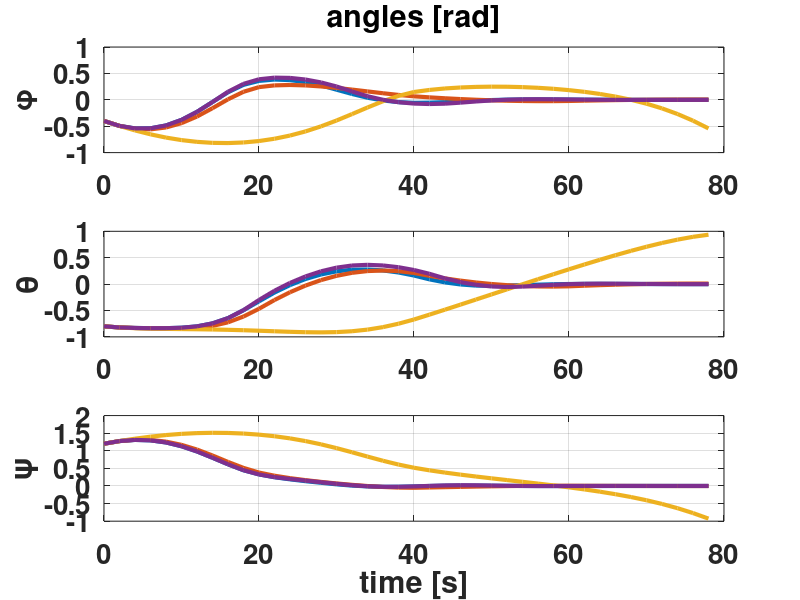
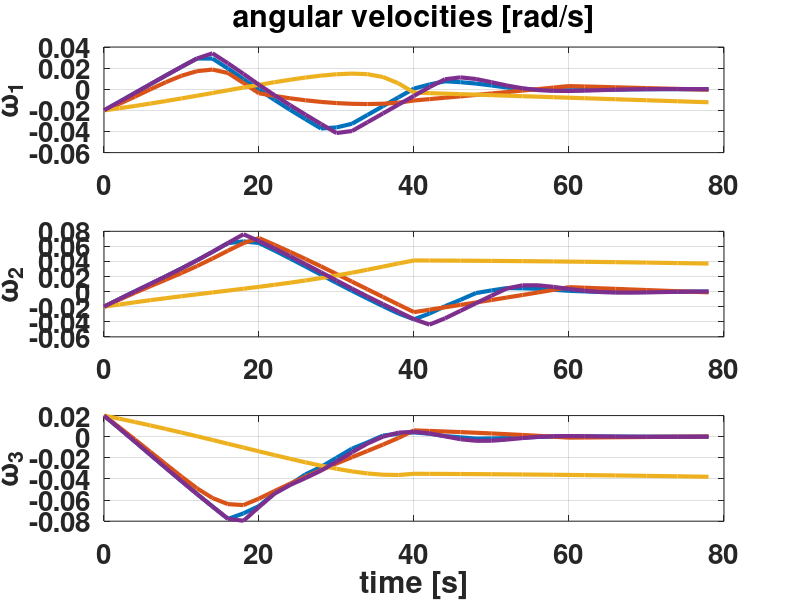
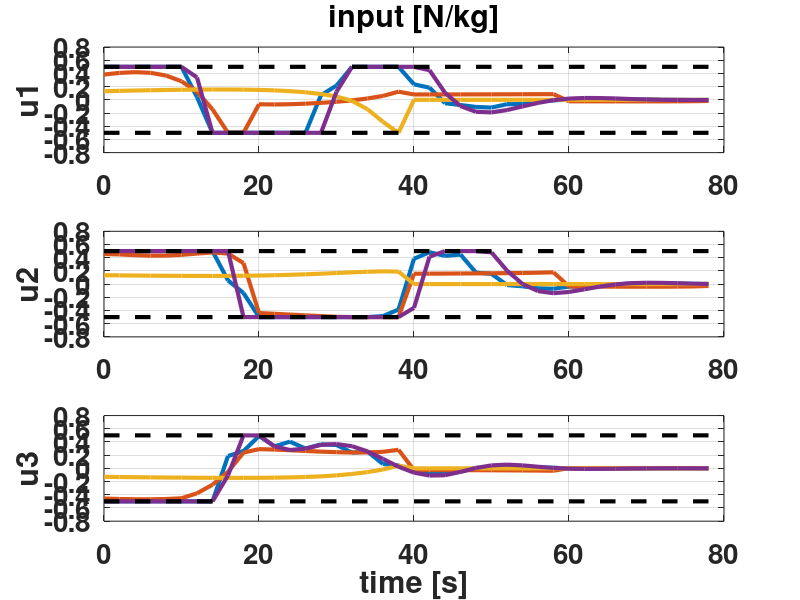

Write the MATLAB code that produced these figures, in order. (Note: this script raises an error after producing the figures.)
clc,close all,clear all

load('res_w_P_L2.mat')
load('res_w_P_L10.mat')
load('res_w_P_L20.mat')
load('res_wo_P.mat')


fS = 20; lW = 3;
x2_lim = 3*ones(1,size(tVec_P,2));
dx_lim = [-3;3]*ones(1,size(tVec_P,2));
u_lim = [-0.5;0.5]*ones(1,size(tVec_P,2));
x1 = [DATA_w_Param.x(1,:);DATA2_w_Param.x(1,:);DATA3_w_Param.x(1,:);DATA_wo_Param.x(1,:)];
x2 = [DATA_w_Param.x(2,:);DATA2_w_Param.x(2,:);DATA3_w_Param.x(2,:);DATA_wo_Param.x(2,:)];
x3 = [DATA_w_Param.x(3,:);DATA2_w_Param.x(3,:);DATA3_w_Param.x(3,:);DATA_wo_Param.x(3,:)];
x4 = [DATA_w_Param.x(4,:);DATA2_w_Param.x(4,:);DATA3_w_Param.x(4,:);DATA_wo_Param.x(4,:)];
x5 = [DATA_w_Param.x(5,:);DATA2_w_Param.x(5,:);DATA3_w_Param.x(5,:);DATA_wo_Param.x(5,:)];
x6 = [DATA_w_Param.x(6,:);DATA2_w_Param.x(6,:);DATA3_w_Param.x(6,:);DATA_wo_Param.x(6,:)];
u1 = [DATA_w_Param.u(1,:);DATA2_w_Param.u(1,:);DATA3_w_Param.u(1,:);DATA_wo_Param.u(1,:)];
u2 = [DATA_w_Param.u(2,:);DATA2_w_Param.u(2,:);DATA3_w_Param.u(2,:);DATA_wo_Param.u(2,:)];
u3 = [DATA_w_Param.u(3,:);DATA2_w_Param.u(3,:);DATA3_w_Param.u(3,:);DATA_wo_Param.u(3,:)];

figure(1)
subplot(3,1,1);plot(tVec_P,x1,'linewidth',lW);grid on; legend('pRSHMPC_1','pRSHMPC_2','pRSHMPC_3','RSHMPC','Orientation','horizontal','Location','best')
set(gca,'fontweight','bold','fontsize', fS)
title('angles [rad]')
ylabel('\phi',"FontSize",fS);legend('off')
subplot(3,1,2);plot(tVec_P,x2,'linewidth',lW);grid on; legend('pRSHMPC_1','pRSHMPC_2','pRSHMPC_3','RSHMPC','Orientation','horizontal','Location','best')
grid on;legend('off')
set(gca,'fontweight','bold','fontsize', fS)
ylabel('\theta')
subplot(3,1,3);plot(tVec_P,x3,'linewidth',lW);grid on; legend('pRSHMPC_1','pRSHMPC_2','pRSHMPC_3','RSHMPC','Orientation','horizontal','Location','best')
xlabel('time [s]');ylabel('\psi')
set(gca,'fontweight','bold','fontsize', fS)
legend('off')
figure(2)
subplot(3,1,1);plot(tVec_P,x4,'linewidth',lW);grid on; legend('pRSHMPC_1','pRSHMPC_2','pRSHMPC_3','RSHMPC','Orientation','horizontal','Location','best')
hold on; legend('off')
set(gca,'fontweight','bold','fontsize', fS)
title('angular velocities [rad/s]')
ylabel('\omega_1')
subplot(3,1,2);plot(tVec_P,x5,'linewidth',lW);grid on; legend('pRSHMPC_1','pRSHMPC_2','pRSHMPC_3','RSHMPC','Orientation','horizontal','Location','best')
set(gca,'fontweight','bold','fontsize', fS); legend('off')
ylabel('\omega_2')
subplot(3,1,3);plot(tVec_P,x6,'linewidth',lW);grid on; legend('pRSHMPC_1','pRSHMPC_2','pRSHMPC_3','RSHMPC','Orientation','horizontal','Location','best')
set(gca,'fontweight','bold','fontsize', fS)
xlabel('time [s]');ylabel('\omega_3')
legend('off')
figure(3)
subplot(3,1,1);plot(tVec_P,u1,'linewidth',lW);grid on; legend('pRSHMPC_1','pRSHMPC_2','pRSHMPC_3','RSHMPC','Orientation','horizontal','Location','best')
hold on; plot(tVec_P,u_lim,'--k','LineWidth',lW);legend('off')
title('input [N/kg]')
set(gca,'fontweight','bold','fontsize', fS)
ylabel('u1')
subplot(3,1,2);plot(tVec_P,u2,'linewidth',lW);grid on; legend('pRSHMPC_1','pRSHMPC_2','pRSHMPC_3','RSHMPC','Orientation','horizontal','Location','best')
hold on; plot(tVec_P,u_lim,'--k','LineWidth',lW);legend('off')
set(gca,'fontweight','bold','fontsize', fS)
ylabel('u2')
subplot(3,1,3);plot(tVec_P,u3,'linewidth',lW);grid on; legend('pRSHMPC_1','pRSHMPC_2','pRSHMPC_3','RSHMPC','Orientation','horizontal','Location','best')
hold on; plot(tVec_P,u_lim,'--k','LineWidth',lW);
set(gca,'fontweight','bold','fontsize', fS)
xlabel('time [s]');ylabel('u3')
legend('off')
 tComp = [DATA_w_Param.tComp(1,:);DATA2_w_Param.tComp(1,:);DATA3_w_Param.tComp(1,:);DATA_wo_Param.tComp(1,:)];


 
 
for i = 1:size(tComp,1)
    avg_tComp(i) = mean(tComp(i,:));
    sum_tComp(i) = sum(tComp(i,:));
end


avg_tComp
sum_tComp

cost_fcn_res




